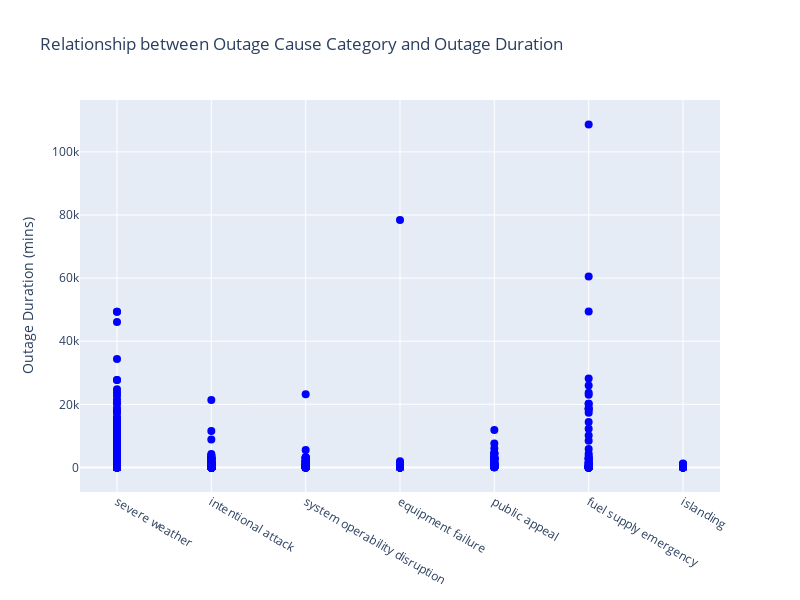

Notebook code cell kept with this figure:
### Markdown cell above
### Analysis 3) Outage Cause Category vs Outage Duration

### Code cell
df3 = df_interest[['CAUSE.CATEGORY', 'OUTAGE.DURATION']]
average_outage_duration = df3.groupby('CAUSE.CATEGORY')['OUTAGE.DURATION'].median().sort_values(ascending=False)
print(f"AVG.DURATION by CAUSE.CATEGORY: {average_outage_duration}")
labels = {
    'title': 'Relationship between Outage Cause Category and Outage Duration',
     'xtitle': 'Outage Cause Category',
     'ytitle': 'Outage Duration (mins)',
     }
f3 = gen_uni_scatter(df3['CAUSE.CATEGORY'], df3['OUTAGE.DURATION'], labels)
f3.show()
f3.write_html('fig3.html', include_plotlyjs='cdn')

### Figure 1 — Plotly figure (JSON) as saved in the notebook; plotly's stock layout.template omitted (floating-point values rounded to 4 significant figures; data arrays with more than 128 entries replaced by an {"elided": "..."} marker saying what was removed)
{"data": [{"marker": {"color": "blue", "size": 8}, "mode": "markers", "name": "Power Outages", "type": "scatter", "x": {"elided": "1534 str values"}, "y": {"elided": "1534 int values"}}], "layout": {"height": 600, "title": {"text": "Relationship between Outage Cause Category and Outage Duration"}, "width": 800, "xaxis": {"autorange": true, "range": [-0.3922, 6.392], "type": "category"}, "yaxis": {"autorange": true, "range": [-7825.0, 116500.0], "title": {"text": "Outage Duration (mins)"}, "type": "linear"}}}
